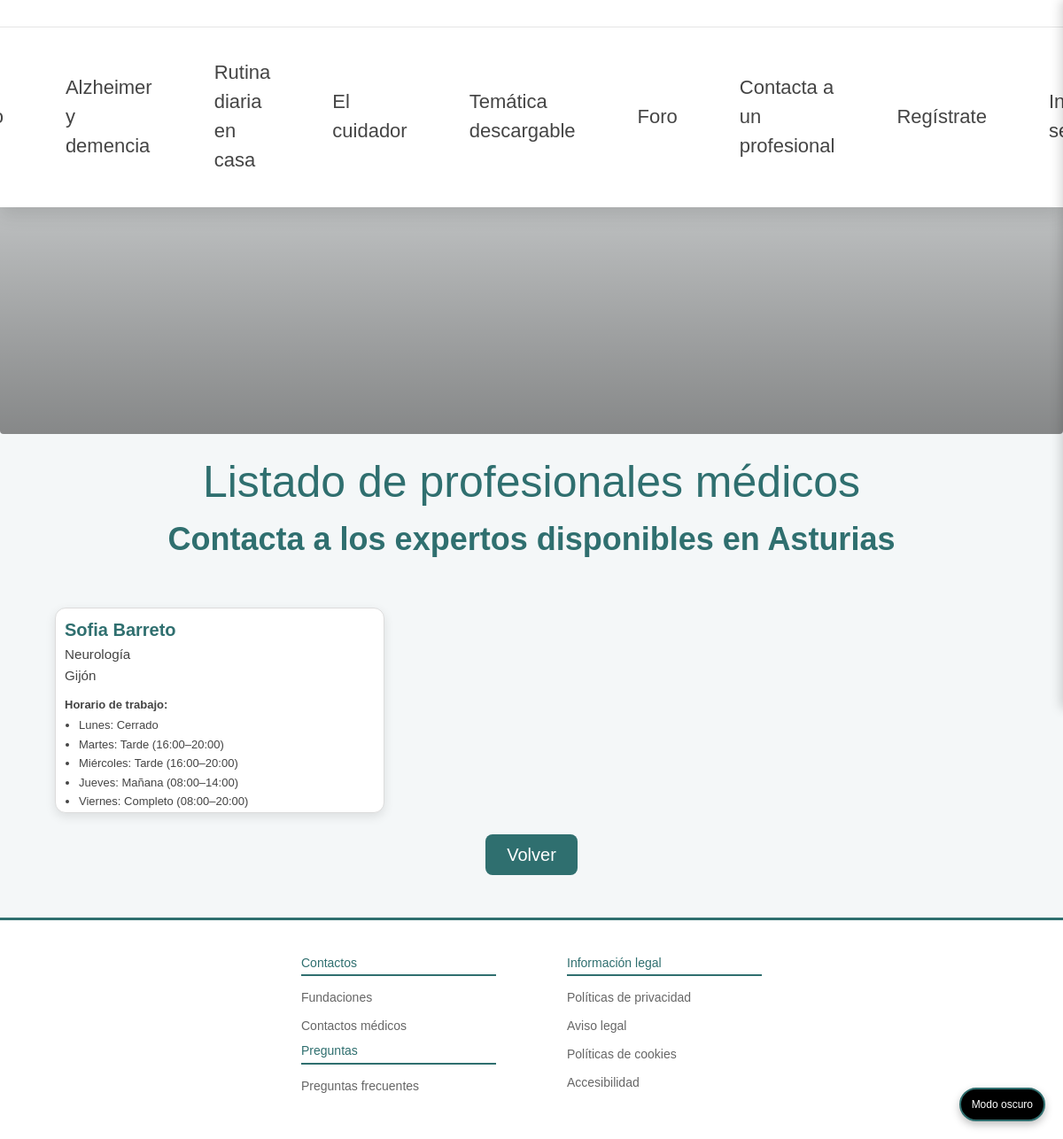
/pages/contactos-profesionales.php, run on the app's committed database.
### tables this page shows
CREATE TABLE `profesionales` (
  `id` int(11) NOT NULL,
  `nombre` varchar(120) NOT NULL,
  `especialidad` varchar(120) NOT NULL,
  `direccion` varchar(255) NOT NULL,
  `servicios` text DEFAULT NULL,
  `horario_lunes` varchar(50) DEFAULT NULL,
  `horario_martes` varchar(50) DEFAULT NULL,
  `horario_miercoles` varchar(50) DEFAULT NULL,
  `horario_jueves` varchar(50) DEFAULT NULL,
  `horario_viernes` varchar(50) DEFAULT NULL,
  `foto` varchar(255) DEFAULT NULL,
  `creado_en` timestamp NOT NULL DEFAULT current_timestamp()
);

### pages/contactos-profesionales.php (the view, shortened to what this page needs)
<?php
try {
    $db = new Database();
    $conn = $db->connect();
    $stmt = $conn->prepare("
        SELECT
            id, nombre, especialidad, direccion, servicios,
            horario_lunes, horario_martes, horario_miercoles,
            horario_jueves, horario_viernes, foto
        FROM profesionales
        ORDER BY nombre ASC
    ");
    $stmt->execute();
    $profesionales = $stmt->fetchAll(PDO::FETCH_ASSOC);
} catch (Exception $e) {
    $profesionales = [];
}
?>
<!DOCTYPE html>
<html lang="es">
<head>
    <link href="https://cdn.jsdelivr.net/npm/bootstrap@5.3.3/dist/css/bootstrap.min.css" rel="stylesheet">
    <link rel="stylesheet" href="/assets/css/color.css">
    <link rel="stylesheet" href="/assets/css/global.css">
    <link rel="stylesheet" href="/assets/css/header.css">
    <link rel="stylesheet" href="/assets/css/footer.css">
    <link rel="stylesheet" href="/assets/css/menu.css">
    <link rel="stylesheet" href="/assets/css/banner.css">
    <link rel="stylesheet" href="/assets/css/contactos-profesionales.css">
</head>
<body>
    <?php include '../includes/header.php'; ?>
    <button class="theme-toggle" onclick="toggleTheme()">Modo oscuro</button>
    <?php include '../includes/public-menu.php'; ?>
    <?php include '../includes/public-banner.php'; ?>
    <h1 class="text-center mt-4">Listado de profesionales médicos</h1>
    <p class="subtitle text-center">Contacta a los expertos disponibles en Asturias</p>
    <div class="container mt-4">
        <?php if (!empty($profesionales)): ?>
            <?php foreach ($profesionales as $pro): ?>
                <div class="doctor-card">
                    <h3><?= htmlspecialchars($pro['nombre']) ?></h3>
                    <p class="specialty"><?= htmlspecialchars($pro['especialidad']) ?></p>
                    <p class="address"><?= htmlspecialchars($pro['direccion']) ?></p>
                    <div class="working-hours">
                        <strong>Horario de trabajo:</strong>
                        <ul>
                            <li>Lunes: <?= htmlspecialchars($pro['horario_lunes'] ?: "—") ?></li>
                            <li>Martes: <?= htmlspecialchars($pro['horario_martes'] ?: "—") ?></li>
                            <li>Miércoles: <?= htmlspecialchars($pro['horario_miercoles'] ?: "—") ?></li>
                            <li>Jueves: <?= htmlspecialchars($pro['horario_jueves'] ?: "—") ?></li>
                            <li>Viernes: <?= htmlspecialchars($pro['horario_viernes'] ?: "—") ?></li>
                        </ul>
                    </div>
                </div>
            <?php endforeach; ?>
        <?php else: ?>
            <p class="text-center mt-4">No hay profesionales registrados por el momento.</p>
        <?php endif; ?>
        <div class="text-center mt-4">
            <button class="btn btn-primary px-4 py-2" onclick="location.href='/pages/index.php'">
                Volver
            </button>
        </div>
    </div>
    <?php include '../includes/footer.php'; ?>
</body>
</html>

### assets/css/color.css (style rules this page uses)
:root { --color-primary: #2f6f6f; --color-primary-dark: #4d8f88; --color-primary-light: #8fcac3; --color-text: #444; --color-text-light: #666; --color-text-lighter: #888; --color-text-title: #2c5f5f; --color-text-subtitle: #3f7a7a; --color-bg: #f4f7f8; --color-btn-primary: #6c757d; --color-btn-primary-hover: #5c636a; --color-btn-secondary: #6c757d; --color-btn-secondary-hover: #5c636a; --color-white: #ffffff; --color-gray-100: #f5f5f5; --color-gray-200: #e0e0e0; --color-gray-300: #cccccc; --color-border: #dcdcdc; --color-border-strong: #bfbfbf; --color-hover-bg: #d4d4d4; --color-hover-primary: #4d8f88; --color-success: #4CAF50; --color-warning: #FFC107; --color-error: #E53935; --color-info: #2196F3; --color-red: #ff6b6b; --color-blue: #4d9fff; --color-green: #51d88a; --color-yellow: #ffe66d; --color-error-bg: #ffe1e1; --color-error-text: #b30000; --color-error-border: #ffb3b3; --color-primary-darker: #3b6d68; --color-warning: #a8744f; }

### assets/css/global.css (style rules this page uses)
* { box-sizing: border-box; margin: 0; padding: 0; }
body { font-family: "DM Sans", sans-serif; background: var(--color-bg); color: var(--color-text); line-height: 1.5; min-height: 100vh; display: flex; flex-direction: column; }
html, body { height: 100%; }
h1 { margin-top: 20px; color: var(--color-primary); font-size: 50px; text-align: center; }
.subtitle { font-size: 36px; padding: 10px; margin-top: -10px; color: var(--color-primary); text-align: center; font-weight: 600; }
.btn { padding: 12px 20px; border-radius: 8px; cursor: pointer; transition: 0.3s; font-size: 16px; border: none; }
.btn-primary { background:var(--color-primary); color: var(--color-white); font-size: 20px; width: auto; }
.theme-toggle { position: fixed; bottom: 20px; right: 20px; background-color: black; color: var(--color-white); border: solid 2px var(--color-primary); padding: 8px 12px; border-radius: 20px; cursor: pointer; font-size: 12px; box-shadow: 0 4px 10px rgba(0,0,0,0.25); transition: 0.3s; z-index: 999; }

### assets/css/contactos-profesionales.css (style rules this page uses)
.doctor-card { background: var(--color-white); border-radius: 12px; cursor: pointer; transition: 0.3s; display: flex; flex-direction: column; box-shadow: 0 4px 12px rgba(0, 0, 0, 0.1); border: 1px solid var(--color-border); margin-left: 20px; margin-right: 20px; max-width: 33.3%; }
.doctor-card h3 { font-weight: 600; font-size: 1.25rem; margin-top: 12px; margin-bottom: 5px; margin-left: 10px; text-align: start; color: var(--color-primary); }
.doctor-card p { text-align: start; color: var(--color-text); margin-bottom: 1px; margin-left: 10px; font-size: 0.95rem; }
.specialty, .address, .services { font-size: 14px; color: var(--color-text); margin-bottom: 1px; }
.working-hours { margin-top: 10px; font-size: 13px; color: var(--color-text); }
.working-hours ul { padding-left: 16px; margin: 4px 0 0 0; color: var(--color-text); }
.working-hours li { margin-bottom: 2px; margin-left: 10px; color: var(--color-text); }
strong { margin-left: 10px; color: var(--color-text); }

### data on the page
profesionales: nombre "Sofia Barreto", especialidad "Neurología", direccion "Gijón", horario_lunes "Cerrado", horario_martes "Tarde (16:00–20:00)", horario_miercoles "Tarde (16:00–20:00)", horario_jueves "Mañana (08:00–14:00)", horario_viernes "Completo (08:00–20:00)"
